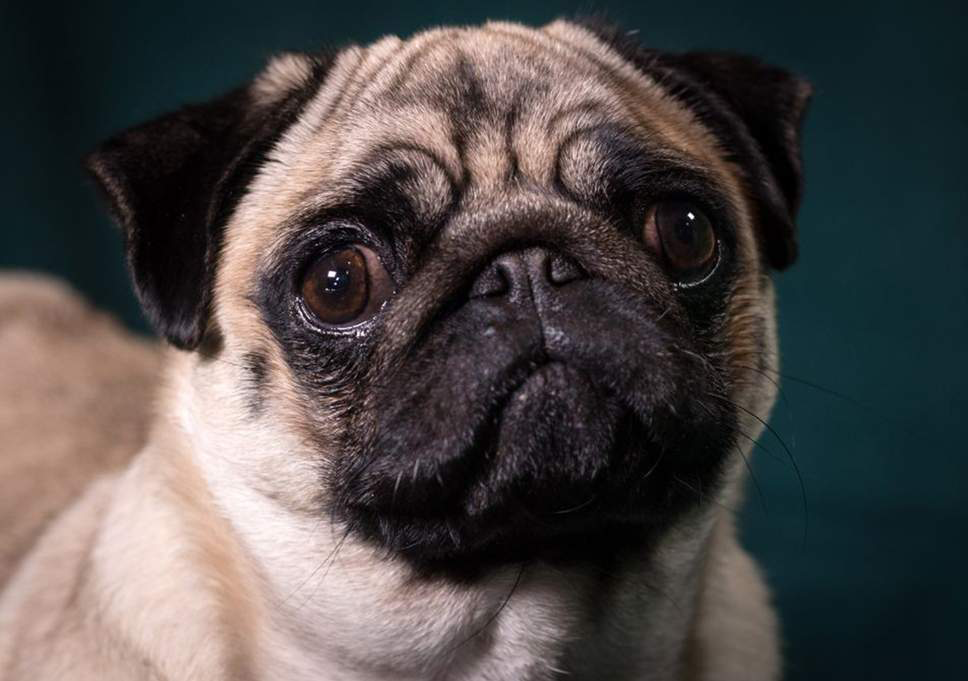
#> input picture dog.png, 968 x 681 px
$ python img-finder.py
#> lines starting #> are read from the running program, lines starting #| are printed output that depends on the picture
import numpy as np
import cv2
import os
from matplotlib import pyplot as plt

# Initialize Max Match
maxMatches = 0

# Initialize directory
directoryScn = "scene"

# Read the image that we want to search
img_obj = cv2.imread("dog.png")
#> img_obj is the input picture: shape (681, 968, 3); mean B, G, R 72.2, 73, 77.8

# Gaussian Blur Filter
img_obj = cv2.GaussianBlur(img_obj, (5, 5), 5)

# Convert each images in obj to GRAY
# because histogram equalize can be applied on GRAYSCALE image
img_obj = cv2.cvtColor(img_obj, cv2.COLOR_BGR2GRAY)
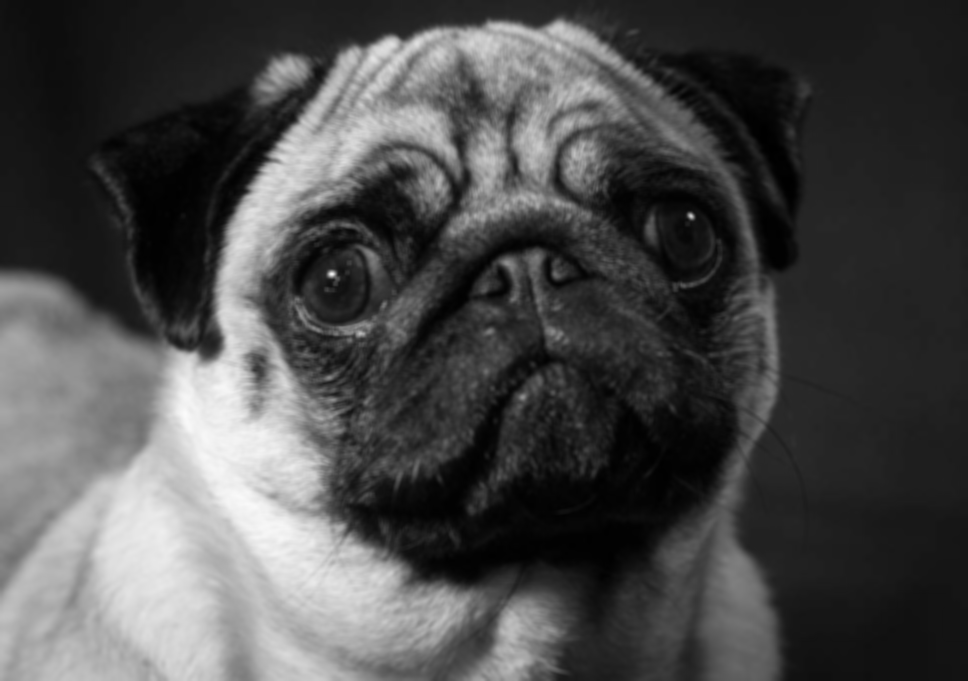
#> img_obj: shape (681, 968); min 0, max 251, mean 74.3

# Histogram Equalize
img_obj = cv2.equalizeHist(img_obj)
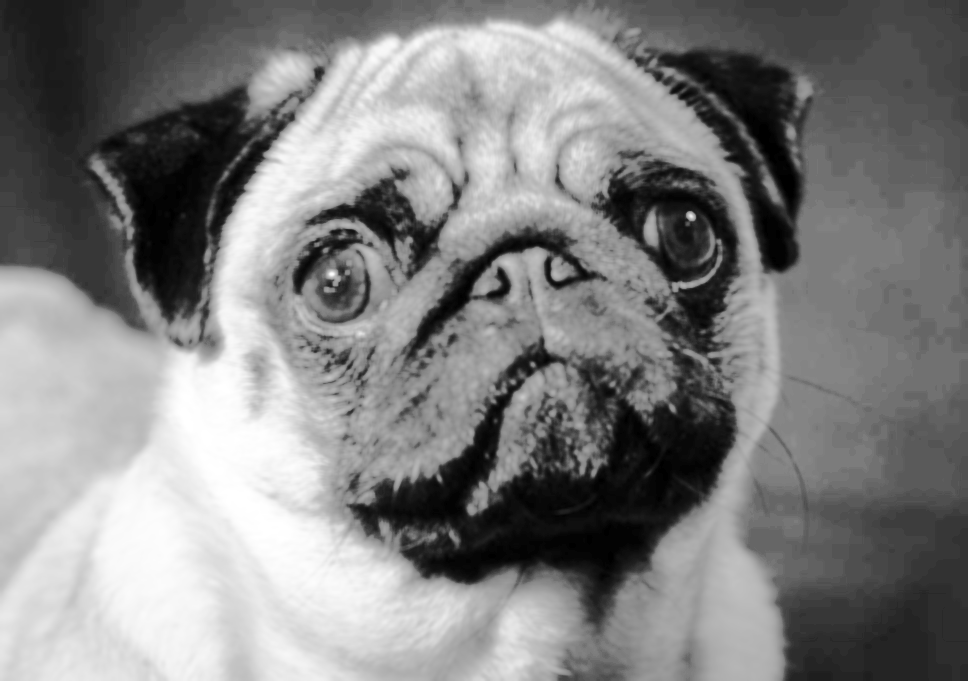
#> img_obj: shape (681, 968); min 0, max 255, mean 128.6

for filename in os.listdir(directoryScn):
    # Read the image in scene folder
    img_scene = cv2.imread(directoryScn+"/"+filename)
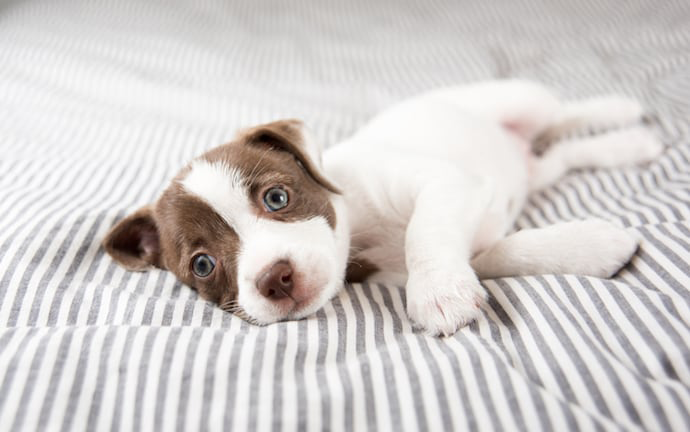
#> input picture scene/1.png, 690 x 432 px
#> img_scene is the input picture: shape (432, 690, 3); mean B, G, R 203.4, 205.1, 209.7

    # SURF
#> (the run stopped early here; a loop or call above may not have finished)
